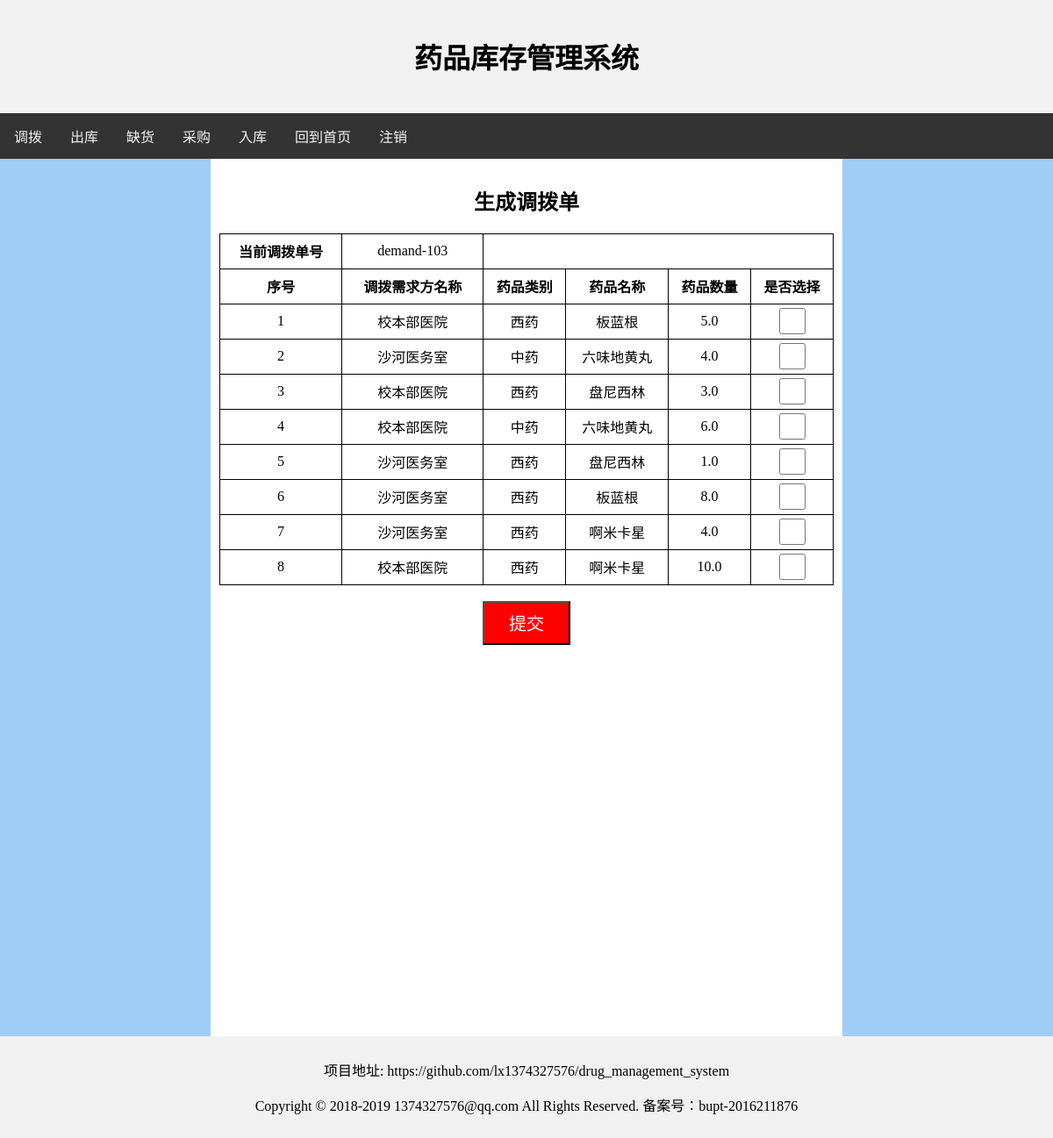
The app's page /demand/make/ with its own data.
### demand/models.py (models this page shows, shortened)
class Demander_Demand(models.Model):
    id = models.IntegerField('id', primary_key=True)
    demander = models.ForeignKey(Demander, on_delete=models.CASCADE)
    num = models.FloatField('num')
    medicine = models.ForeignKey(Medicine, on_delete=models.CASCADE)

class Demander(models.Model):
    id = models.IntegerField('id', primary_key=True)
    name = models.CharField('name', blank=False, max_length=100)

class Medicine(models.Model):
    id = models.IntegerField('id', primary_key=True)
    name = models.CharField('name', blank=False, max_length=100)
    total_num = models.FloatField('total_num', default=0)
    now_num = models.FloatField('now_num', default=0)
    medicine_type = models.ForeignKey(Medicine_type, on_delete=models.CASCADE)

class Medicine_type(models.Model):
    id = models.IntegerField('id', primary_key=True)
    name = models.CharField('name', blank=False, max_length=100)

### demand/views.py (the view)
# urls.py: path('make/', views.make, name='make'),
def make(request):
    demands = Demander_Demand.objects.all()
    demand_list = Demand.objects.all()
    demand_num = demand_list.count() + 1
    context = {
        "demand_list": demands,
        'demand_num': demand_num,
    }
    return render(request, 'demand/demand.html', context)

### demand/templates/demand/demand.html (shortened to what this page needs)
<html>
    <head>
    </head>
    <body>
        <div class="header">
            <h1>药品库存管理系统</h1>
        </div>
        <div class="topnav">
            <a href="{% url 'demand:demand' %}">调拨</a>
            <a href="{% url 'checkout:checkout' %}">出库</a>
            <a href="{% url 'lack:lack' %}">缺货</a>
            <a href="{% url 'purchase:purchase' %}">采购</a>
            <a href="{% url 'storage:storage' %}">入库</a>
            <a href="{% url 'user:index' %}">回到首页</a>
            <a href="{% url 'user:logout' %}">注销</a>
        </div>
        <div class="row">
            <div class="column left">
            </div>
            <div class="column middle">
                <div class="submit-div">
                    <h2> 生成调拨单 </h2>
                </div>
                <form action="{% url 'demand:submit' %}" method="post">
                    <table>
                        <tr>
                            <td><strong>当前调拨单号</strong></td>
                            <td> demand-{{demand_num}} </td>
                        </tr>
                        <tr>
                            <td> <strong>序号</strong> </td>
                            <td> <strong>调拨需求方名称</strong> </td>
                            <td> <strong>药品类别</strong> </td>
                            <td> <strong>药品名称</strong> </td>
                            <td> <strong>药品数量</strong> </td>
                            <td> <strong>是否选择</strong> </td>
                        </tr>
                        {% for demand in demand_list %}
                            <tr>
                                <td> {{demand.id}} </td>
                                <td> {{demand.demander.name}} </td>
                                <td> {{demand.medicine.medicine_type.name}} </td>
                                <td> {{demand.medicine.name}} </td>
                                <td> {{demand.num}} </td>
                                <td>
                                    <input name="{{demand.id}}" type="checkbox" value="checked" class="checkbox" />
                                </td>
                            </tr>
                        {% endfor %}
                    </table>
                    <br>
                    <div class="submit-div">
                        <input type="submit" value="提交" class="submit">
                    </div>
                </form>
            </div>
            <div class="column right">
            </div>
        </div>
        <div class="footer">
            <p>项目地址: https://github.com/lx1374327576/drug_management_system</p>
            <p>Copyright © 2018-2019 1374327576@qq.com All Rights Reserved. 备案号：bupt-2016211876</p>
        </div>
    </body>
</html>

### demand/templates/demand/demand.html (style rules this page uses)
* { box-sizing: border-box; }
body { margin: 0; }
.header { background-color: #f1f1f1; padding: 20px; text-align: center; }
.topnav { overflow: hidden; background-color: #333; }
.topnav a { float: left; display: block; color: #f2f2f2; text-align: center; padding: 14px 16px; text-decoration: none; }
.column { float: left; padding: 10px; }
.column.left { width: 20%; background-image:url("/static/2.jpeg"); height: 1000px; }
.column.right { width: 20%; background-image:url("/static/2.jpeg"); height: 1000px; }
.column.middle { width: 60%; }
.row:after { content: ""; display: table; clear: both; }
.footer { background-color: #f1f1f1; padding: 10px; text-align: center; }
table,tr,td { border: 1px solid black; }
table { border-collapse:collapse; width:100%; }
tr { height:40px }
td { text-align:center; vertical-align:middle; }
.checkbox { width:30px; height:30px; }
.submit { width:100px; height:50px; background-color:red; color:white; font-size:20px; }
.submit-div { width:100%; text-align: center; }

### records on screen
Demander_Demand: id "1", demander.name "校本部医院", medicine.medicine_type.name "西药", medicine.name "板蓝根", num "5.0"
Demander_Demand: id "2", demander.name "沙河医务室", medicine.medicine_type.name "中药", medicine.name "六味地黄丸", num "4.0"
Demander_Demand: id "3", demander.name "校本部医院", medicine.medicine_type.name "西药", medicine.name "盘尼西林", num "3.0"
Demander_Demand: id "4", demander.name "校本部医院", medicine.medicine_type.name "中药", medicine.name "六味地黄丸", num "6.0"
Demander_Demand: id "5", demander.name "沙河医务室", medicine.medicine_type.name "西药", medicine.name "盘尼西林", num "1.0"
Demander_Demand: id "6", demander.name "沙河医务室", medicine.medicine_type.name "西药", medicine.name "板蓝根", num "8.0"
Demander_Demand: id "7", demander.name "沙河医务室", medicine.medicine_type.name "西药", medicine.name "啊米卡星", num "4.0"
Demander_Demand: id "8", demander.name "校本部医院", medicine.medicine_type.name "西药", medicine.name "啊米卡星", num "10.0"

### other values on screen
{{ demand_num }} "103"
